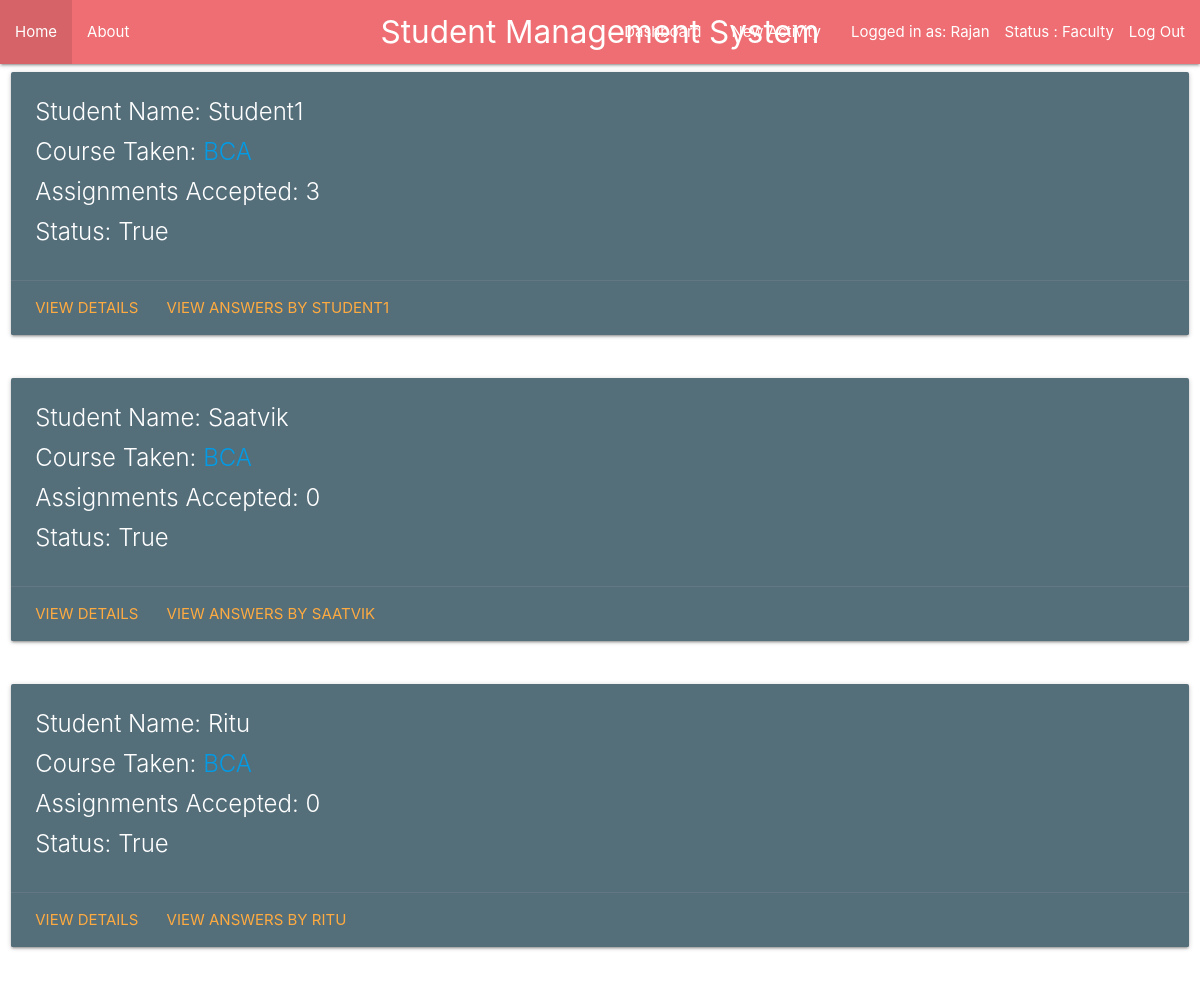
The app's page /activity/all-students/ (signed in) with its own data.
### users/models.py (models this page shows, shortened)
class StudentProfile(models.Model):
    student =models.OneToOneField(User,on_delete=models.CASCADE)
    image=models.ImageField(default='default.jpeg',upload_to='student_profile_pics')
    year=models.CharField(max_length=60)
    branch=models.CharField(max_length=60)
    assignments_accepted=models.IntegerField(default=0)
    assignments_rejected=models.IntegerField(default=0)
    is_current_student =models.BooleanField(default=True)

### activity/views.py (the view)
# urls.py: path('all-students/',views.display_all_students,name='all-students'),
def display_all_students(request):
    object=TeacherProfile.objects.filter(teacher=request.user.id).first()
    object2=StudentProfile.objects.filter(student=request.user.id).first()
    context={
            'title':'Harshal',
            'posts':StudentProfile.objects.all(),
            'teacher_is_staff':object.is_staff,
            }
    return render(request,'activity/all_students.html',context)

### activity/templates/activity/all_students.html
{% extends 'activity/base.html' %}
{% block content %}
{% for post in posts %}
<div class="row">
    <div class="col s12 m6 l12">
      <div class="card blue-grey darken-1">
        <div class="card-content white-text">
          <span class="card-title">Student Name: {{post.student.username}}</span>
          <span class="card-title" >Course Taken: <a href ="#">{{post.branch}}</a></span>
          <span class="card-title">Assignments Accepted: {{post.assignments_accepted}}</span>
          <span class="card-title">Status: {{post.is_current_student}}</span>
        </div>
        <div class="card-action">
          <a href="#">View Details</a>
          <a href="{% url 'student-answer-list-by-teachers' post.id %}">View Answers by {{post.student.username}}</a>
          </div>
      </div>
    </div>
  </div>
  {% endfor %}
{% endblock content %}

### activity/templates/activity/base.html (shortened to what this page needs)
{% load static %}
<!DOCTYPE html>
<html>
<head>
   <link rel="stylesheet" href="https://cdnjs.cloudflare.com/ajax/libs/materialize/1.0.0/css/materialize.min.css">
</head>
<body>
  <header>
  <nav>
    <div class="nav-wrapper">
      <a href="#" class="brand-logo center">Student Management System</a>
      <ul id="nav-mobile" class="left hide-on-med-and-down">
        <li><a href="{% url 'activity-home' %}">Home</a></li>
        <li><a href="{% url 'activity-about' %}">About</a></li>
      </ul>
      <ul id="nav-mobile" class="right hide-on-med-and-down">
        {% if user.is_authenticated and teacher_is_staff %}
            <li><a href="{% url 'dashboard' %}">Dashboard</a></li>
            <li><a href="{% url 'activity-create' %}">New Activity</a></li>
            <li><a href="{% url 'activity-create' %}">Logged in as: {{user.username }}</a></li>
            <li>Status : Faculty</li>
            <li><a href="{% url 'faculty-logout' %}">Log Out</a></li>
        {% elif user.is_authenticated and student_is_current_student %}
            <li><a href="{% url 'student-dashboard' %}">Dashboard</a></li>
            <li><a href="{% url 'activity-create' %}">Logged in as: {{user.username }}</a></li>
            <li>Status : Student</li>
            <li><a href="{% url 'student-logout' %}">Log Out</a></li>
        {% else %}
        <li><a href="{% url 'faculty-login' %}">Faculty Login</a></li>
        <li><a href="{% url 'student-login' %}">Student Login</a></li>
        {% endif %}
      </ul>
    </div>
  </nav>
</header>
  {% block content %}
  {% endblock %}
</body>
</html>

### records on screen
StudentProfile: student.username "Student1", assignments_accepted "3", is_current_student "True", student.username "STUDENT1"
StudentProfile: student.username "Saatvik", assignments_accepted "0", is_current_student "True", student.username "SAATVIK"
StudentProfile: student.username "Ritu", assignments_accepted "0", is_current_student "True", student.username "RITU"

### other values on screen
{{ user.username }} "Rajan"
